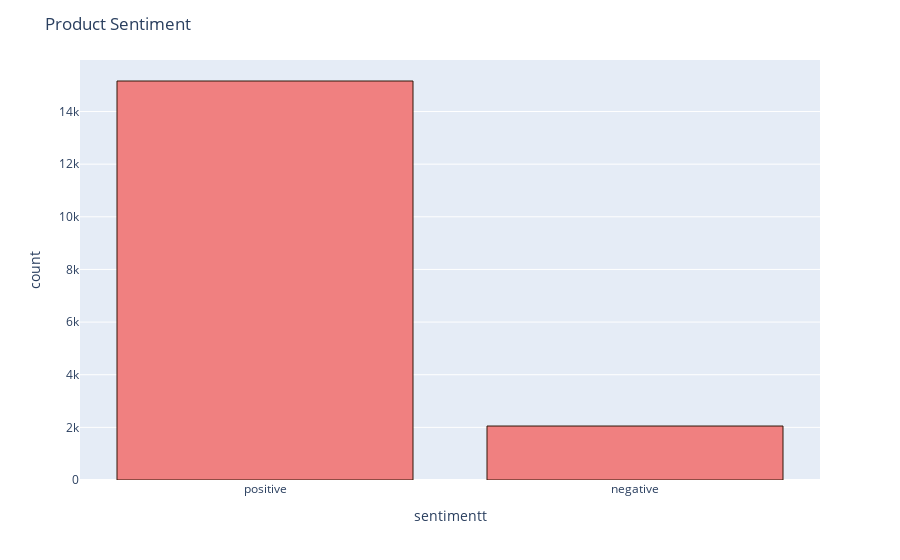

The notebook cell saved with this chart:
### Code cell
# Distribution of reviews with sentiment

df['sentimentt'] = df['sentiment'].replace({-1 : 'negative'})
df['sentimentt'] = df['sentimentt'].replace({1 : 'positive'})
fig = px.histogram(df, x="sentimentt")
fig.update_traces(marker_color="lightcoral",marker_line_color='rgb(48,23,8)',
                  marker_line_width=1)
fig.update_layout(title_text='Product Sentiment')
fig.show()

### Figure 1 — Plotly figure (JSON) as saved in the notebook; plotly's stock layout.template omitted (floating-point values rounded to 4 significant figures; data arrays with more than 128 entries replaced by an {"elided": "..."} marker saying what was removed)
{"data": [{"alignmentgroup": "True", "bingroup": "x", "hovertemplate": "sentimentt=%{x}<br>count=%{y}<extra></extra>", "legendgroup": "", "marker": {"color": "lightcoral", "line": {"color": "rgb(48,23,8)", "width": 1}, "pattern": {"shape": ""}}, "name": "", "offsetgroup": "", "orientation": "v", "showlegend": false, "type": "histogram", "x": {"elided": "17211 str values"}, "xaxis": "x", "yaxis": "y"}], "layout": {"barmode": "relative", "legend": {"tracegroupgap": 0}, "margin": {"t": 60}, "title": {"text": "Product Sentiment"}, "xaxis": {"anchor": "y", "domain": [0, 1], "title": {"text": "sentimentt"}}, "yaxis": {"anchor": "x", "domain": [0, 1], "title": {"text": "count"}}}}
